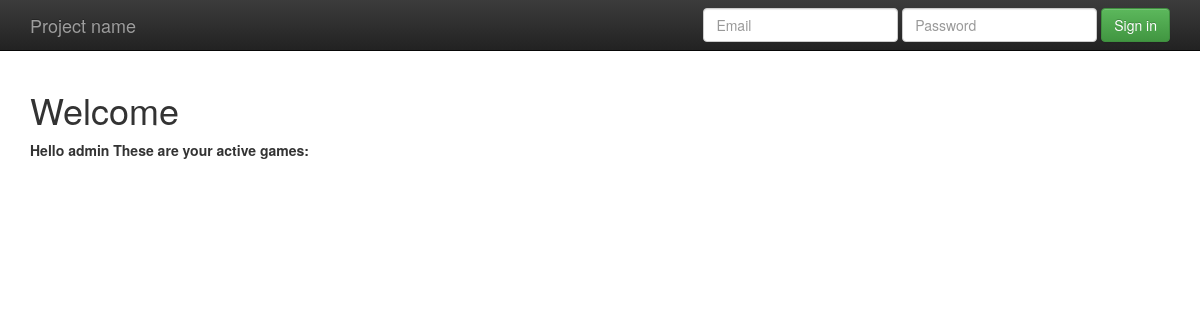
Before: /player/home/ (signed in) with the older database file.
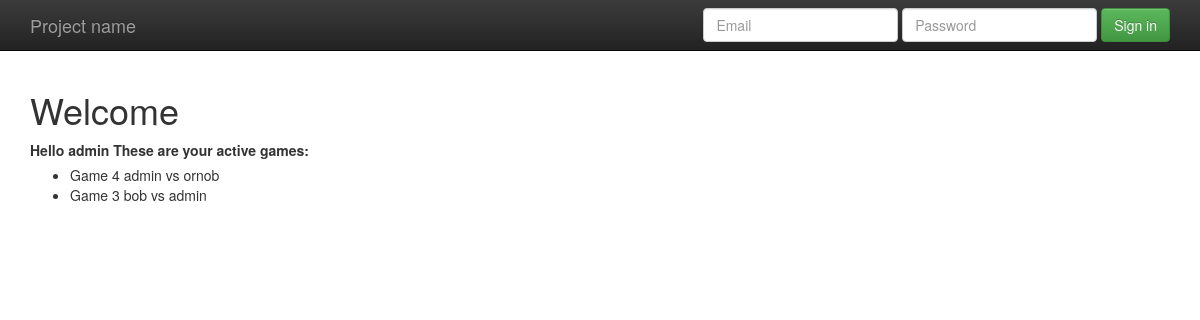
After: the same page with the newer database file.
### gameplay/models.py (models this page shows, shortened)
class Game(models.Model):
    first_player = models.ForeignKey(User,related_name='games_first_player',on_delete=models.CASCADE)
    second_player = models.ForeignKey(User,related_name='games_second_player',on_delete=models.CASCADE)
    start_time = models.DateTimeField(auto_now_add=True)
    last_active = models.DateTimeField(auto_now=True)
    status = models.CharField(max_length=1,default='F',choices=GAME_STATUS_CHOICES)
    objects = GamesQuerySet.as_manager()

### player/views.py (the view)
# urls.py: path('home/',home)
def home(request):
    my_games = Game.objects.games_for_user(request.user)
    active_games = my_games.active()
    return render(request,"player/home.html",{
         "game":active_games
     })

### gameplay/models.py (called while the page is built)
    def games_for_user(self,user):
        return self.filter(
            Q(first_player=user) | Q(second_player = user)
        )

    def active(self):
        return self.filter(
            Q(status='F') | Q(status = 'S')
        )

### templates/player/home.html
{% extends 'base.html' %}
{% block content%}
         <h1> Welcome </h1>
            <div class="user">
                <label>
                    Hello <b>{{user.username}} </b>
                    These are your active games:
                </label>
            </div>
            <div class="list_game">
                <ul>
                    {% for g in game %}
                        <li> Game {{g.id}} {{g.first_player }} vs {{ g.second_player}} </li>
                    {% endfor %}
                </ul>
            </div>
            {% endblock%}

### templates/base.html (shortened to what this page needs)
{% load static %}
<!doctype html>
<html class="no-js" lang="">
    <head>
        <link rel="stylesheet" href="{% static 'css/bootstrap.min.css' %}">
        <link rel="stylesheet" href="{% static 'css/bootstrap-theme.min.css'%}">
        <link rel="stylesheet" href="{% static 'css/main.css' %}">
    </head>
    <body>
    <nav class="navbar navbar-inverse navbar-fixed-top" role="navigation">
      <div class="container">
        <div class="navbar-header">
          <a class="navbar-brand" href="#">Project name</a>
        </div>
        <div id="navbar" class="navbar-collapse collapse">
          <form class="navbar-form navbar-right" role="form">
            <div class="form-group">
              <input type="text" placeholder="Email" class="form-control">
            </div>
            <div class="form-group">
              <input type="password" placeholder="Password" class="form-control">
            </div>
            <button type="submit" class="btn btn-success">Sign in</button>
          </form>
        </div>
      </div>
    </nav>
    <div class="container">
        {% block content %}
        {% endblock %}
    </div>
    </body>
</html>

### templates/base.html (style rules this page uses)
body { padding-top: 70px; padding-bottom: 20px; }

Changed rows visible on the page:
now on this page (row edited): Game: id "4", first_player "admin", second_player "ornob"
now on this page (row edited): Game: id "3", first_player "bob", second_player "admin"
